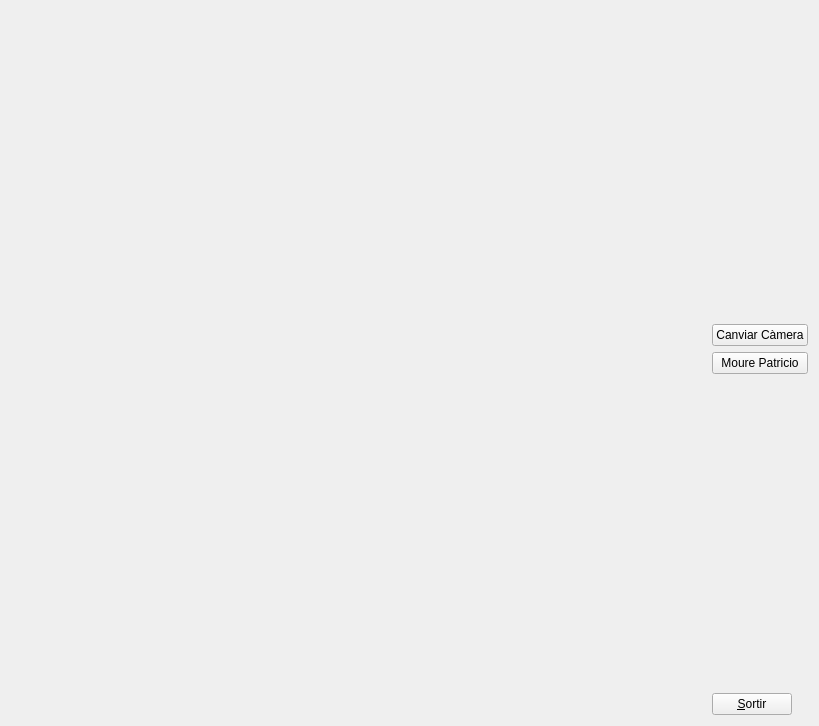
<?xml version="1.0" encoding="UTF-8"?>
<ui version="4.0">
 <class>MyForm</class>
 <widget class="QWidget" name="MyForm">
  <property name="geometry">
   <rect>
    <x>0</x>
    <y>0</y>
    <width>819</width>
    <height>726</height>
   </rect>
  </property>
  <property name="windowTitle">
   <string>IDI-Lab</string>
  </property>
  <layout class="QHBoxLayout" name="horizontalLayout">
   <item>
    <widget class="MyGLWidget" name="widget" native="true">
     <property name="sizePolicy">
      <sizepolicy hsizetype="Expanding" vsizetype="Expanding">
       <horstretch>0</horstretch>
       <verstretch>0</verstretch>
      </sizepolicy>
     </property>
     <property name="contextMenuPolicy">
      <enum>Qt::ActionsContextMenu</enum>
     </property>
    </widget>
   </item>
   <item>
    <layout class="QVBoxLayout" name="verticalLayout">
     <item>
      <spacer name="verticalSpacer_2">
       <property name="orientation">
        <enum>Qt::Vertical</enum>
       </property>
       <property name="sizeHint" stdset="0">
        <size>
         <width>20</width>
         <height>40</height>
        </size>
       </property>
      </spacer>
     </item>
     <item>
      <widget class="QPushButton" name="botoCanviCamera">
       <property name="text">
        <string>Canviar Càmera</string>
       </property>
      </widget>
     </item>
     <item>
      <widget class="QPushButton" name="botoMourePatricio">
       <property name="text">
        <string>Moure Patricio</string>
       </property>
      </widget>
     </item>
     <item>
      <spacer name="verticalSpacer">
       <property name="orientation">
        <enum>Qt::Vertical</enum>
       </property>
       <property name="sizeHint" stdset="0">
        <size>
         <width>20</width>
         <height>40</height>
        </size>
       </property>
      </spacer>
     </item>
     <item>
      <widget class="QPushButton" name="pushButton">
       <property name="sizePolicy">
        <sizepolicy hsizetype="Fixed" vsizetype="Fixed">
         <horstretch>0</horstretch>
         <verstretch>0</verstretch>
        </sizepolicy>
       </property>
       <property name="text">
        <string>&amp;Sortir</string>
       </property>
      </widget>
     </item>
    </layout>
   </item>
  </layout>
 </widget>
 <customwidgets>
  <customwidget>
   <class>MyGLWidget</class>
   <extends>QWidget</extends>
   <header>MyGLWidget.h</header>
   <container>1</container>
   <slots>
    <slot>mocPatricio()</slot>
    <slot>canviaCamera()</slot>
   </slots>
  </customwidget>
 </customwidgets>
 <resources/>
 <connections>
  <connection>
   <sender>pushButton</sender>
   <signal>clicked()</signal>
   <receiver>MyForm</receiver>
   <slot>close()</slot>
   <hints>
    <hint type="sourcelabel">
     <x>776</x>
     <y>718</y>
    </hint>
    <hint type="destinationlabel">
     <x>839</x>
     <y>529</y>
    </hint>
   </hints>
  </connection>
  <connection>
   <sender>botoMourePatricio</sender>
   <signal>clicked()</signal>
   <receiver>widget</receiver>
   <slot>mocPatricio()</slot>
   <hints>
    <hint type="sourcelabel">
     <x>754</x>
     <y>371</y>
    </hint>
    <hint type="destinationlabel">
     <x>610</x>
     <y>380</y>
    </hint>
   </hints>
  </connection>
  <connection>
   <sender>botoCanviCamera</sender>
   <signal>clicked()</signal>
   <receiver>widget</receiver>
   <slot>canviaCamera()</slot>
   <hints>
    <hint type="sourcelabel">
     <x>760</x>
     <y>322</y>
    </hint>
    <hint type="destinationlabel">
     <x>587</x>
     <y>240</y>
    </hint>
   </hints>
  </connection>
 </connections>
</ui>
